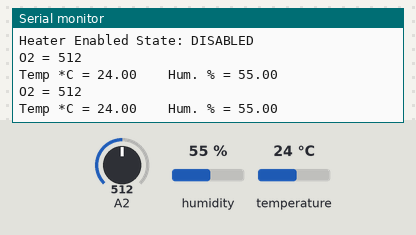
This sketch was run on a simulated Arduino Leonardo, built with avr-gcc and run on an emulated ATmega32U4. On the bench: the last lines printed to the serial monitor. The inputs (shaded band) are chosen by the test bench; at power-on: humidity 55 %, A2 = 512, temperature 24 °C.

Above: at 1.8 s.
1.9 s: humidity set to 22 %
At 2.6 s:
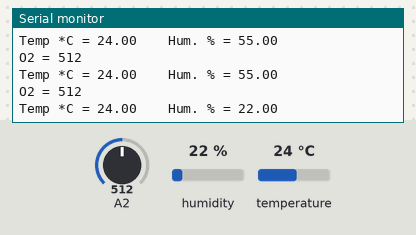
3.4 s: A2 set to 716
At 4.7 s:
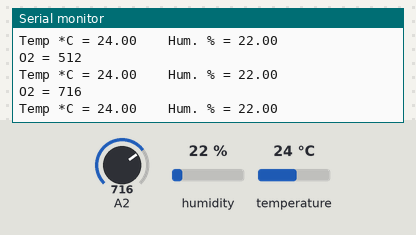
4.9 s: temperature set to 12 °C
At 6.0 s:
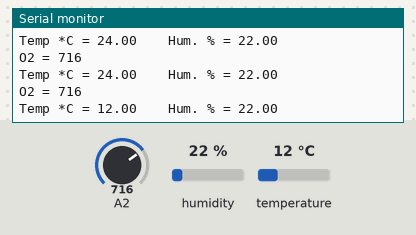
6.4 s: A2 set to 900
At 6.4 s:
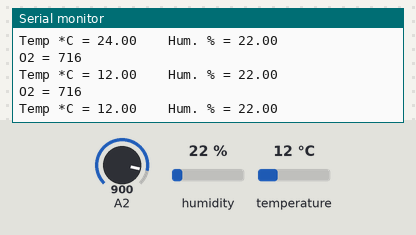
7.9 s: humidity set to 40 %
At 9.2 s:
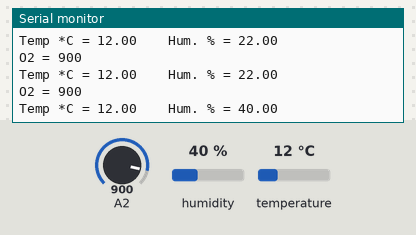
Timing chart, 0 to 10.4 s (numbered marks = the images above; inputs shaded):
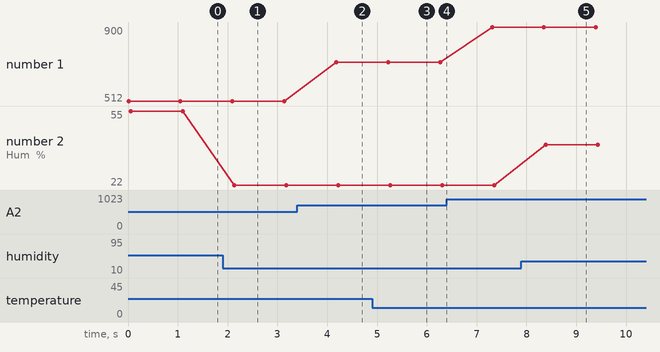

Measured:
- after the input at 1.9 s, the serial monitor: prints a new line after 0.24 s (image 1)
- after the input at 3.4 s, the serial monitor: prints a new line after 0.78 s (image 2)
- after the input at 4.9 s, the serial monitor: prints a new line after 0.36 s (image 3)
- after the input at 7.9 s, the serial monitor: prints a new line after 0.49 s (image 5)
- plotted number 1: 512 → 716 after the input at 3.4 s, 716 → 900 after the input at 6.4 s
- plotted number 2: 55 → 22 after the input at 1.9 s, 22 → 40 after the input at 7.9 s

The sketch:

combined_short.ino
```cpp
#include <Arduino.h>
#include <Wire.h>
#include "Adafruit_SHT31.h"

bool enableHeater = false;
uint8_t loopCnt = 0;

Adafruit_SHT31 sht31 = Adafruit_SHT31();

void setup() {
  Serial.begin(9600);

  while (!Serial)
    delay(10);     // will pause Zero, Leonardo, etc until serial console opens

  Serial.println("SHT31 test");
  if (! sht31.begin(0x44)) {   // Set to 0x45 for alternate i2c addr
    Serial.println("Couldn't find SHT31");
    while (1) delay(1);
  }

  Serial.print("Heater Enabled State: ");
  if (sht31.isHeaterEnabled())
    Serial.println("ENABLED");
  else
    Serial.println("DISABLED");
}


void loop() {

  int o2 = analogRead(2);
  // print out the value you read:
  Serial.print("O2 = ");
  Serial.println(o2);

  float t = sht31.readTemperature();
  float h = sht31.readHumidity();

  if (! isnan(t)) {  // check if 'is not a number'
    Serial.print("Temp *C = "); Serial.print(t); Serial.print("\t\t");
  } else {
    Serial.println("Failed to read temperature");
  }

  if (! isnan(h)) {  // check if 'is not a number'
    Serial.print("Hum. % = "); Serial.println(h);
  } else {
    Serial.println("Failed to read humidity");
  }

  delay(1000);

  // Toggle heater enabled state every 30 seconds
  // An ~3.0 degC temperature increase can be noted when heater is enabled
  if (++loopCnt == 30) {
    enableHeater = !enableHeater;
    sht31.heater(enableHeater);
    Serial.print("Heater Enabled State: ");
    if (sht31.isHeaterEnabled())
      Serial.println("ENABLED");
    else
      Serial.println("DISABLED");

    loopCnt = 0;
  }
}
```
